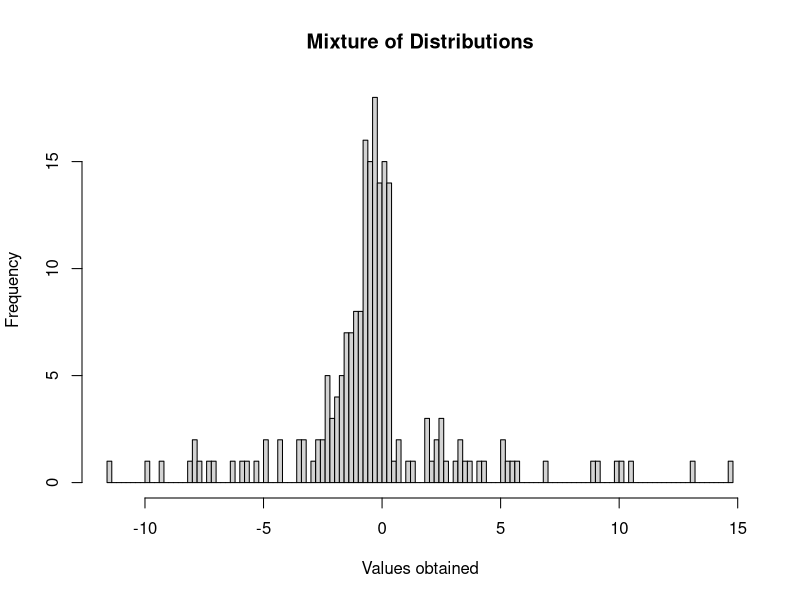
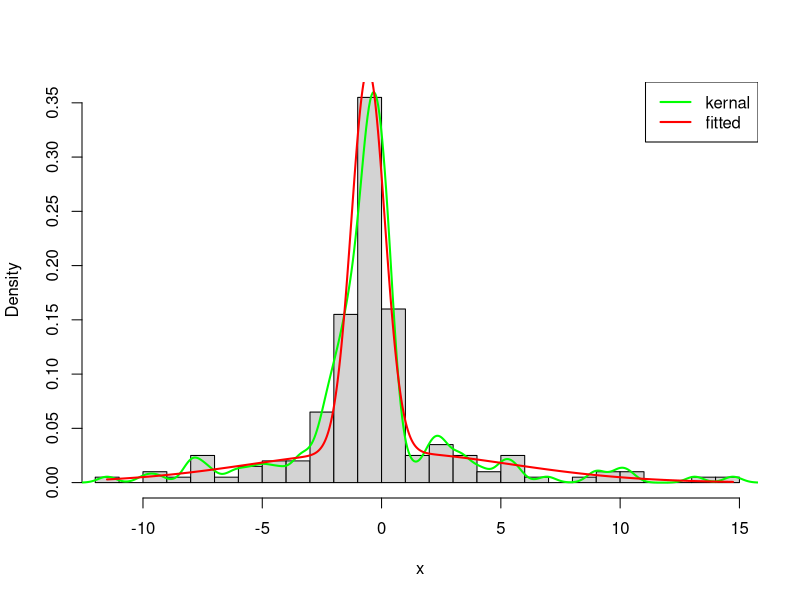

Write R code to recreate these figures, in order.
n <- 200

c = rnorm(n , 0 , 1)
for ( i in 1 : n ) {
  a = rnorm(1 , 0 , 1)
  
  if(a < 0.4) {
    c[i] = a
  }
  else {
    c[i] = rnorm(1 , 0 , 5)
  }
}

write.table(c , "data.txt")

hist(c, breaks = 100, main = "Mixture of Distributions", 
     xlab = "Values obtained")



#PART B with own built in function


library(mixtools)
gm<-normalmixEM(c,k=2,lambda=c(0.4 , 0.6),mu=c(0 , 0),sigma=c(1 , 5))



#PART B with written function

# modified sum only considers finite values
sum.finite <- function(x) {
  sum(x[is.finite(x)])
}


x = c

Q <- 0
k <- 2

mu1 <- 0
mu2 <- 0

sigma1 <- 1
sigma2 <- 5

pi1 <- 0.4
pi2 <- 0.6
# starting value of expected value of the log likelihood
Q[2] <- sum.finite(log(pi1)+log(dnorm(x, mu1, sigma1))) + sum.finite(log(pi2)+log(dnorm(x, mu2, sigma2)))


while (Q[k] != Inf && Q[k - 1] != Inf && abs(Q[k]-Q[k-1]) >= 1e-6) {
  cat(Q[k])
  cat(" ")
  cat(Q[k - 1])
  cat("\n")
  # E step
  comp1 <- pi1 * dnorm(x, mu1, sigma1)
  comp2 <- pi2 * dnorm(x, mu2, sigma2)
  comp.sum <- comp1 + comp2
  
  p1 <- comp1/comp.sum
  p2 <- comp2/comp.sum
  
  # M step
  pi1 <- sum.finite(p1) / length(x)
  pi2 <- sum.finite(p2) / length(x)
  
  mu1 <- sum.finite(p1 * x) / sum.finite(p1)
  mu2 <- sum.finite(p2 * x) / sum.finite(p2)
  
  sigma1 <- sqrt(sum.finite(p1 * (x-mu1)^2) / sum.finite(p1))
  sigma2 <- sqrt(sum.finite(p2 * (x-mu2)^2) / sum.finite(p2))
  
  p1 <- pi1 
  p2 <- pi2
  
  k <- k + 1
  Q[k] <- sum(log(comp.sum))
}

#histogram of the distribution we received
hist(x, prob=T, breaks=32, xlim=c(range(x)[1], range(x)[2]), main='')
lines(density(x), col="green", lwd=2)
x1 <- seq(from=range(x)[1], to=range(x)[2], length.out=1000)
y <- pi1 * dnorm(x = x1, mean=mu1, sd=sigma1) + pi2 * dnorm(x1, mean=mu2, sd=sigma2)
lines(x1, y, col="red", lwd=2)
legend('topright', col=c("green", 'red'), lwd=2, legend=c("kernal", "fitted"))
